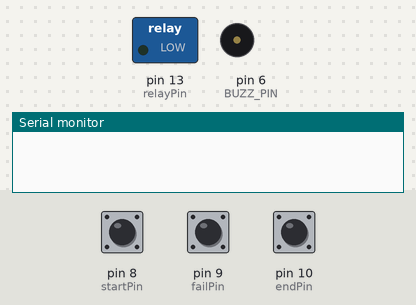
The sketch below on a simulated Arduino Uno, built with avr-gcc and run on an emulated ATmega328P. Parts: switched loads named in the sketch (green lamp = pin HIGH), buzzer (waves = sounding), the last lines printed to the serial monitor. The test bench sets the inputs (shaded band); at power-on: pin 8 (startPin) HIGH, pin 9 (failPin) HIGH, pin 10 (endPin) HIGH.

Above: at 1.2 s.
1.3 s: pin 8 (startPin) pulled LOW for 0.15 s
At 2.9 s:
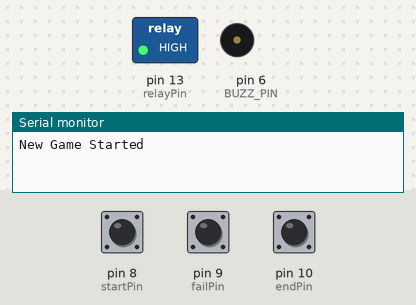
3.2 s: pin 9 (failPin) pulled LOW for 0.15 s
At 3.6 s:
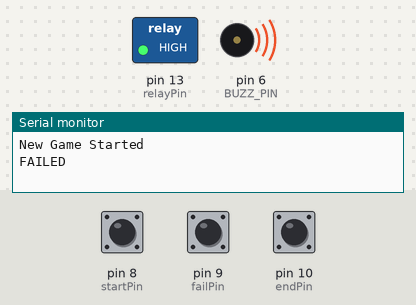
5.7 s: pin 8 (startPin) pulled LOW for 1 s
At 7.5 s:
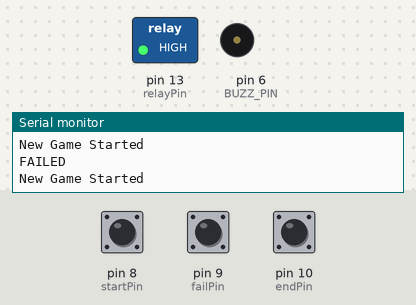
8.2 s: pin 10 (endPin) pulled LOW for 0.15 s
At 12.1 s:
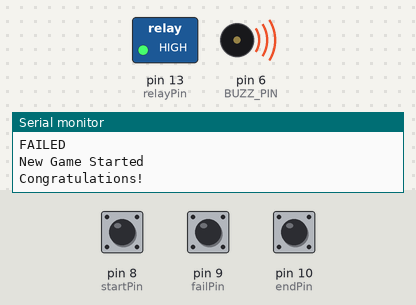
Timing chart, 0 to 12.3 s (numbered marks = the images above; inputs shaded):
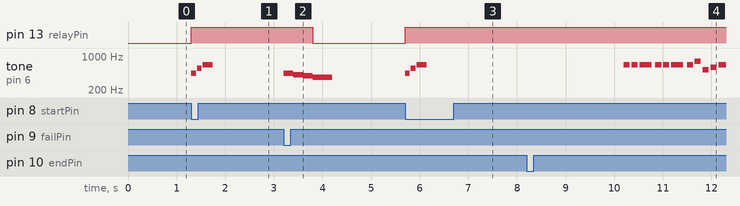

The sketch:

arduino-wirebuzz.ino
```cpp
// Xmas Song Lib
#include "pitches.h"
// Start of melody information Define is now BUZZ_PIN NOT BUZZER
#define BUZZ_PIN 6

int melody[] = {
  NOTE_E5, NOTE_E5, NOTE_E5,
  NOTE_E5, NOTE_E5, NOTE_E5,
  NOTE_E5, NOTE_G5, NOTE_C5, NOTE_D5,
  NOTE_E5,
  NOTE_F5, NOTE_F5, NOTE_F5, NOTE_F5,
  NOTE_F5, NOTE_E5, NOTE_E5, NOTE_E5, NOTE_E5,
  NOTE_E5, NOTE_D5, NOTE_D5, NOTE_E5,
  NOTE_D5, NOTE_G5
  };

int durations[] = {
  8, 8, 4,
  8, 8, 4,
  8, 8, 8, 8,
  2,
  8, 8, 8, 8,
  8, 8, 8, 16, 16,
  8, 8, 8, 8,
  4, 4
};


// CONSTANTS
// The "start zone" which players must touch to start the game each time
const byte startPin = 8;
// Touching any part of the wire itself causes a failure
const byte failPin = 9;
// The "win zone" at the end of the wire
const byte endPin = 10;
// A piezo buzzer chirps to signify success/failure
const byte buzzerPin = 6;
//release on win
const byte relayPin = 13;
//This is my led
const byte ledPin = 7;
// GLOBALS
// Keep track of the current states of the game
enum GameState {FAILED, IN_PROGRESS, SUCCESS};
GameState gameState = GameState::FAILED;

void setup() {
  pinMode(BUZZ_PIN, OUTPUT);
  // Set the pins to the correct mode
  pinMode(startPin, INPUT_PULLUP);
  pinMode(failPin, INPUT_PULLUP);
  pinMode(endPin, INPUT_PULLUP);
  pinMode(buzzerPin, OUTPUT);
  pinMode(relayPin, OUTPUT);
  digitalWrite(relayPin, HIGH);

  // Begin a serial connection for debugging
  Serial.begin(9600);
}

void loop() {
  switch(gameState) {

    case GameState::IN_PROGRESS:
      if (!digitalRead(endPin)) {
        gameState = GameState::SUCCESS;
        Serial.println("Congratulations!");
        // TEMP REMOVE OLD SOUND
        //tone(buzzerPin, 440, 50);
        //delay(60);
        //tone(buzzerPin, 587, 250);
        digitalWrite(ledPin, HIGH);
        delay(500);
        digitalWrite(ledPin, LOW);
        delay(500);
        digitalWrite(ledPin, HIGH);
        delay(500);
        digitalWrite(ledPin, LOW);
        delay(500);

        int size = sizeof(durations) / sizeof(int);

        for (int note = 0; note < size; note++) {
          //to calculate the note duration, take one second divided by the note type.
          //e.g. quarter note = 1000 / 4, eighth note = 1000/8, etc.
          int duration = 1000 / durations[note];
          tone(BUZZ_PIN, melody[note], duration);

          //to distinguish the notes, set a minimum time between them.
          //the note's duration + 30% seems to work well:
          int pauseBetweenNotes = duration * 1.30;
          delay(pauseBetweenNotes);

          //stop the tone playing:
          noTone(BUZZ_PIN);

        }

      } else if (!digitalRead(failPin)) {
        gameState = GameState::FAILED;
        Serial.println("FAILED");
        tone(buzzerPin, 440, 200);
        delay(200);
        tone(buzzerPin, 415, 200);
        delay(200);
        tone(buzzerPin, 392, 200);
        delay(200);
        tone(buzzerPin, 370, 400);
        digitalWrite(ledPin, HIGH);

      }
      break;

    case GameState::FAILED:
    case GameState::SUCCESS:
      //Serial.println("SUCCES!");
      digitalWrite(relayPin, LOW);

      if(!digitalRead(startPin)) {
        gameState = GameState::IN_PROGRESS;
        digitalWrite(ledPin, LOW);
        digitalWrite(relayPin, HIGH);
        Serial.println("New Game Started");
        tone(buzzerPin, 440, 100);
        delay(120);
        tone(buzzerPin, 554, 100);
        delay(120);
        tone(buzzerPin, 659, 200);
      }
    break;
  }
}
```

Measured:
- after the input at 1.3 s, pin 13 (relayPin): LOW → HIGH at once; tone on pin 6 (BUZZ_PIN): plays 440 Hz for 0.10 s, 554 Hz for 0.10 s, 659 Hz for 0.20 s, starting at once
- after the input at 3.2 s, pin 13 (relayPin): HIGH → LOW after 0.60 s; tone on pin 6 (BUZZ_PIN): plays 440 Hz for 0.20 s, 415 Hz for 0.20 s, 392 Hz for 0.20 s, 370 Hz for 0.40 s, starting at once
- after the input at 5.7 s, pin 13 (relayPin): LOW → HIGH at once; tone on pin 6 (BUZZ_PIN): plays 440 Hz for 0.10 s, 554 Hz for 0.10 s, 659 Hz for 0.20 s, starting at once
- after the input at 8.2 s, tone on pin 6 (BUZZ_PIN): plays 659 Hz for 0.13 s, 659 Hz for 0.13 s, 659 Hz for 0.25 s, 659 Hz for 0.13 s, 659 Hz for 0.13 s, 659 Hz for 0.25 s … (11 notes in this stretch), starting after 2.0 s
